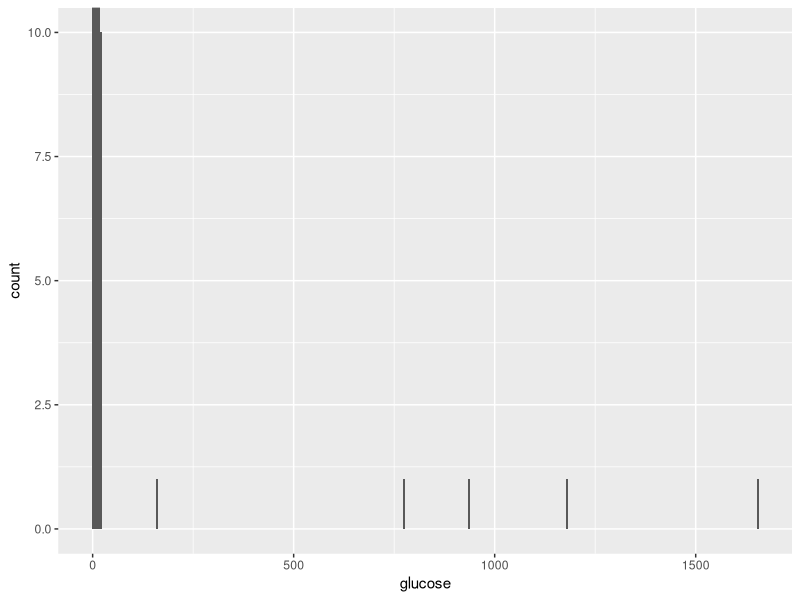

This chart was generated by the following R code:
## ---- chunk 1
library(tidyverse)
library(stringr)
library(forcats)
library(readxl)
library(knitr)
library(kableExtra) # striping
knitr::opts_chunk$set(echo = TRUE, comment = "")
## ---- chunk 2
dat <- read_excel("../data/ih-trial_results_20171020.xlsx",
                  sheet = 1)
## ---- chunk 3
dat <- dat %>% 
  fill(sex, age, treatment)
## ---- chunk 4
dat <- dat %>% 
  mutate(subject = str_c("A", str_pad(subject, 3, "left", "0")))
## ---- chunk 5
dat %>%
  group_by(sex) %>%
  tally() %>% 
  kable(format = "html")
## ---- chunk 6
dat <- dat %>%
  mutate(sex = case_when(sex == "female nneutered" ~ "fn",
                         sex == "male entire" ~ "me",
                         sex == "MN" ~ "mn",
                         TRUE ~ sex))
## ---- chunk 7
dat <- dat %>% 
  separate(sex, c("sex", "neuter_status"), 1)
## ---- chunk 8
dat <- dat %>% 
  mutate(sex = fct_recode(sex,
                            male = "m",
                            female = "f"),
         neuter_status = fct_recode(neuter_status,
                                      neutered = "n",
                                      entire = "e"))

## ---- chunk 9
dat <- dat %>%
  mutate(age = case_when(
                    str_detect(age, "month") ~ parse_number(age) / 12,
                    TRUE ~ parse_number(age)))
## ---- chunk 10
dat <- dat %>%
  gather("week", "glucose", `week 1`:`week 4`) %>% 
  mutate(week = parse_number(week))
## ---- chunk 11
ggplot(dat, aes(x = glucose)) +
  geom_histogram(binwidth = 5) +
  coord_cartesian(ylim = c(0, 10))
## ---- chunk 12
dat %>% 
  filter(glucose > 50) %>% 
  select(subject, week, rep, glucose) %>% 
  kable(format = "html")
## ---- chunk 13

dat <- dat %>%
  mutate(glucose = case_when(subject == "A006" &
                             week == 1 &
                             rep == 2 ~         1.62,
                           
                           subject == "A012" &
                             week == 2 &
                             rep == 2 ~         7.76,
                           
                           subject == "A012" &
                             week == 3 &
                             rep == 1 ~         11.78,
                           
                           subject == "A003" &
                             week == 4 &
                             rep == 2 ~         9.35,
                           
                           subject == "A004" &
                             week == 4 &
                             rep == 1 ~         16.54,
                           
                           TRUE ~               glucose))
  
## ---- chunk 14
write_csv(dat, "../data/ih-trial_results_20171020_tidy.csv")
